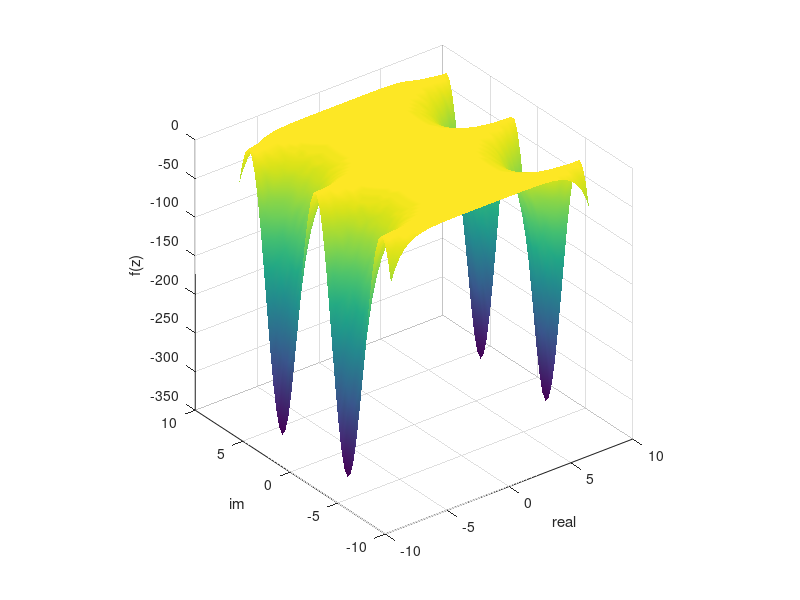

The MATLAB script that drew this image:
x=linspace(-8,8,50);
y=linspace(-8,8,48);

% sincsurf=zeros(length(x),length(y));

% for i=1:length(x) for j=1:length(y)
    
%    z=complex(x(i),y(j));sincsurf(i,j)=sin(z)/z;
    
%    end end
    
    z=bsxfun(@plus,x,1i*y')'; z=(x+1i*y')';
    
    sincsurf=sin(z)./z;
    
    f2plot=real(sincsurf)-abs(sincsurf);
    
    figure(1), clf, surf(y,x,f2plot)
    shading interp, rotate3d on
    xlabel('real'), ylabel('im'), zlabel('f(z)')
    axis square 